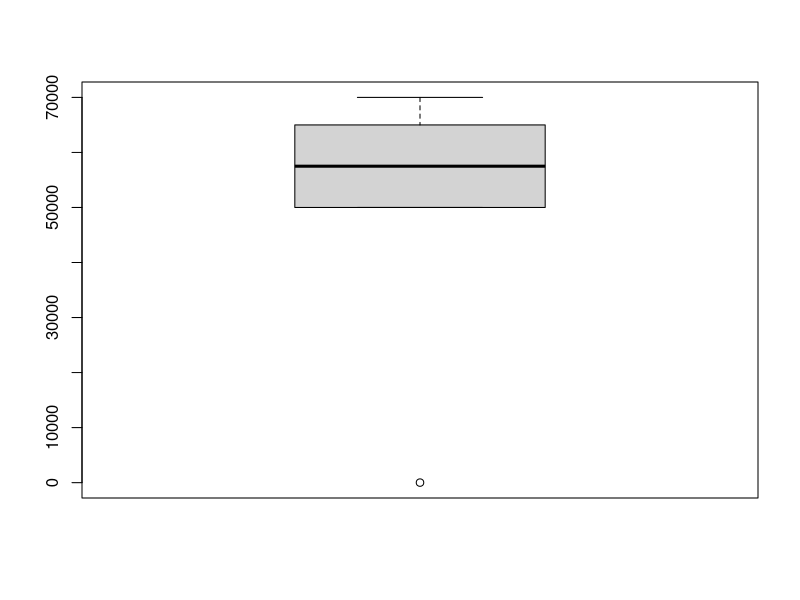

Here is the R script that generated this plot:
# Write a R script to handle the following errors and apply the following data preprocessing over
# Faculty.csv (Fields in Faculty.csv file : faculty-name, faculty-no, address, dept, designation, salary)
# a. Remove numbers in names col
# b. Remove special char in names col
# c. In salary , if NA is there fill it(avg)
# d. Handle outliers in salary 
# e. Handle impossible values in salary for faculty data set(handle character values in slary)
# f. Redundant Whitespace deletion in faculty name
# g. Fixing capital letter mismatches in faculty name

library(tools)

df = data.frame(
  name = c("R@aMe$sh", "          Sures$h ", "123H1itesh", "Umesh", "gAnesh", "Vignesh", "Ritesh"),
  num = c(101, 102, 103, 104, 105, 106, 107),
  address = c("Blr", "Blr", "Mys", "Blr", "Blr", "Blr", "Mys"),
  dept = c("CSE","CSE","CSE","CSE","CSE","CSE","CSE"),
  desgn = c("Prof","Prof","Prof","Prof","Prof","Prof","Prof"),
  salary = c(55000, 60000, 70000, "1fsfs0", 50000, NA, 65000)
)
df

# a, b, f, g
df$name <- gsub('[[:punct:]]|[[:digit:]]|\\s+','',df$name)
df$name <- toTitleCase(tolower(df$name))

# e
df$salary <- as.character(df$salary)
df$salary <- ifelse(grepl('[[:alpha:]]', df$salary), as.numeric(gsub('[[:alpha:]]', '', df$salary)), as.numeric(df$salary))

# d
df <- df[!(df$salary %in% boxplot(df$salary)$out),]

# c
df$salary[is.na(df$salary)] <- mean(df$salary, na.rm = TRUE)

df

